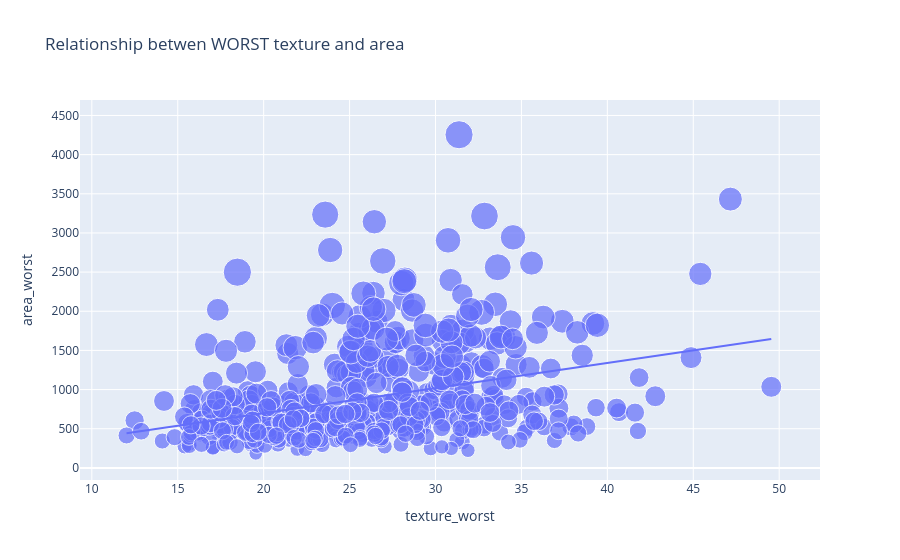

This figure's notebook cell:
### Code cell
figure = px.scatter(data_frame = data, x ="texture_worst",y="area_worst",size = "perimeter_mean",trendline = "ols", title = "Relationship betwen WORST texture and area ")
figure.show()

### Figure 1 — Plotly figure (JSON) as saved in the notebook; plotly's stock layout.template omitted (floating-point values rounded to 4 significant figures; data arrays with more than 128 entries replaced by an {"elided": "..."} marker saying what was removed)
{"data": [{"hovertemplate": "texture_worst=%{x}<br>area_worst=%{y}<br>perimeter_mean=%{marker.size}<extra></extra>", "legendgroup": "", "marker": {"color": "#636efa", "size": {"elided": "569 float values"}, "sizemode": "area", "sizeref": 0.4713, "symbol": "circle"}, "mode": "markers", "name": "", "orientation": "v", "showlegend": false, "type": "scatter", "x": {"elided": "569 float values"}, "xaxis": "x", "y": {"elided": "569 float values"}, "yaxis": "y"}, {"hovertemplate": "<b>OLS trendline</b><br>area_worst = 32.037 * texture_worst + 57.9617<br>R<sup>2</sup>=0.119607<br><br>texture_worst=%{x}<br>area_worst=%{y} <b>(trend)</b><extra></extra>", "legendgroup": "", "marker": {"color": "#636efa", "symbol": "circle"}, "mode": "lines", "name": "", "showlegend": false, "type": "scatter", "x": {"elided": "569 float values"}, "xaxis": "x", "y": {"elided": "569 float values"}, "yaxis": "y"}], "layout": {"legend": {"itemsizing": "constant", "tracegroupgap": 0}, "title": {"text": "Relationship betwen WORST texture and area "}, "xaxis": {"anchor": "y", "domain": [0, 1], "title": {"text": "texture_worst"}}, "yaxis": {"anchor": "x", "domain": [0, 1], "title": {"text": "area_worst"}}}}
